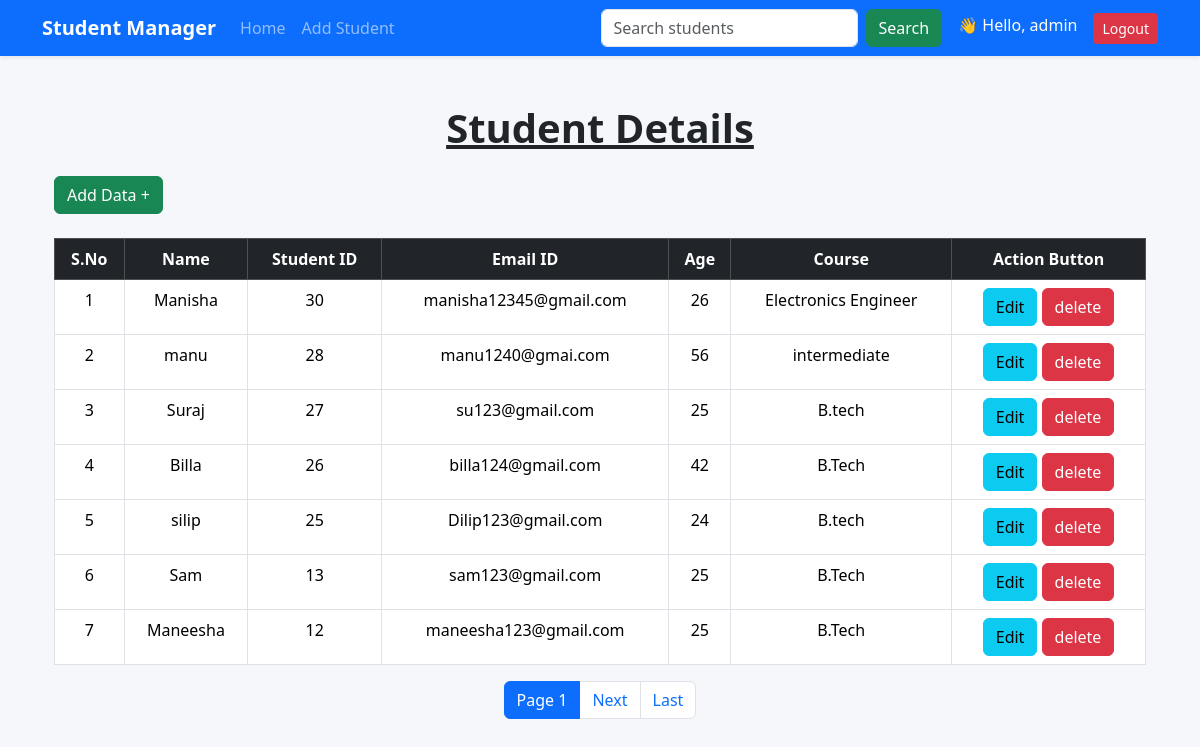
The app's page / (signed in) with its own data.
### stuapp/models.py (models this page shows)
class student_details(models.Model):
    name=models.CharField(max_length=100)
    emailId=models.EmailField()
    age=models.IntegerField()
    course=models.CharField(max_length=100)

### stuapp/views.py (the view)
# urls.py: path('',views.studentlist,name='list'),
def studentlist(request,id=None):
    data = student_details.objects.all().order_by('-id')
    paginator = Paginator(data, 7)
    page_number = request.GET.get('page')
    page_obj = paginator.get_page(page_number)
    return render(request, 'index.html', {'page_obj': page_obj})

### templates/index.html (shortened to what this page needs)
{% extends 'base.html' %}
    {% block content %}
    <div class="container mt-5">
      <h1 class="text-center mb-4">
        <b><u>Student Details</u></b>
      </h1>
      <div class="row">
        <div class="col-md-12">
          <a href="{% url 'form' %}" class="btn btn-success mb-4">Add Data +</a>
          <table class="table table-hover table-bordered text-center">
            <thead class="table-dark">
              <tr>
                <th>S.No</th>
                <th>Name</th>
                <th>Student ID</th>
                <th>Email ID</th>
                <th>Age</th>
                <th>Course</th>
                <th>Action Button</th>
              </tr>
            </thead>
            <tbody>
              {% for i in page_obj %}
              <tr>
                <td>{{ page_obj.start_index|add:forloop.counter0 }}</td>
                <td>{{ i.name }}</td>
                <td>{{ i.id }}</td>
                <td>{{ i.emailId }}</td>
                <td>{{ i.age }}</td>
                <td>{{ i.course }}</td>
                <td>
                  <a href="{% url 'updatedata' i.id %}" class="btn btn-info"
                    >Edit</a
                  >
                  <form
                    action="{% url 'deletedata' i.id %}"
                    method="post"
                    class="d-inline"
                  >
                    <input
                      type="submit"
                      class="btn btn-danger"
                      value="delete"
                    />
                  </form>
                </td>
              </tr>
              {% empty %}
              <tr>
                <td colspan="5" class="text-danger">
                  No student records found.
                </td>
              </tr>
              {% endfor %}
            </tbody>
          </table>
          <nav aria-label="Page navigation">
            <ul class="pagination justify-content-center">
              <li class="page-item active">
                <span class="page-link"> Page {{ page_obj.number }}</span>
              </li>
              {% if page_obj.has_next %}
              <li class="page-item">
                <a class="page-link" href="?page={{ page_obj.next_page_number }}">Next</a>
              </li>
              <li class="page-item">
                <a class="page-link" href="?page={{ page_obj.paginator.num_pages }}">Last</a>
              </li>
              {% endif %}
            </ul>
          </nav>
        </div>
      </div>
    </div>
    {% endblock %}

### templates/base.html (shortened to what this page needs)
 <!DOCTYPE html>
<html lang="en">
<head>
    <link href="https://cdn.jsdelivr.net/npm/bootstrap@5.3.2/dist/css/bootstrap.min.css" rel="stylesheet">
</head>
<body style="background-color: #f5f7fa;">
<nav class="navbar navbar-expand-lg navbar-dark bg-primary shadow-sm sticky-top">
  <div class="container">
    <a class="navbar-brand fw-bold" href="{% url 'list' %}">
        Student Manager
    </a>
    <div class="collapse navbar-collapse" id="navbarNav">
      <ul class="navbar-nav me-auto">
        <li class="nav-item">
          <a class="nav-link" href="{% url 'list' %}">Home</a>
        </li>
        <li class="nav-item">
          <a class="nav-link" href="{% url 'form' %}">Add Student</a>
        </li>
      </ul>
      <form class="d-flex me-3" action="{% url 'searchdata' %}" method="post">
        <input class="form-control me-2" type="search" name="q" placeholder="Search students">
        <button class="btn btn-success" type="submit">Search</button>
      </form>
      <ul class="navbar-nav">
        {% if user.is_authenticated %}
            <li class="nav-item">
                <span class="navbar-text text-white me-3">
                    👋 Hello, {{ user.username }}
                </span>
            </li>
            <li class="nav-item">
                <a class="btn btn-danger btn-sm" href="{% url 'logout' %}">
                    Logout
                </a>
            </li>
        {% endif %}
      </ul>
    </div>
  </div>
</nav>
<div class="container mt-4">
    {% block content %}
    {% endblock %}
</div>
</body>
</html>

### records on screen
student_details: start_index|add "1", name "Manisha", id "30", emailId "manisha12345@gmail.com", age "26", course "Electronics Engineer"
student_details: start_index|add "2", name "manu", id "28", emailId "manu1240@gmai.com", age "56", course "intermediate"
student_details: start_index|add "3", name "Suraj", id "27", emailId "su123@gmail.com", age "25", course "B.tech"
student_details: start_index|add "4", name "Billa", id "26", emailId "billa124@gmail.com", age "42", course "B.Tech"
student_details: start_index|add "5", name "silip", id "25", emailId "Dilip123@gmail.com", age "24", course "B.tech"
student_details: start_index|add "6", name "Sam", id "13", emailId "sam123@gmail.com", age "25", course "B.Tech"
student_details: start_index|add "7", name "Maneesha", id "12", emailId "maneesha123@gmail.com", age "25", course "B.Tech"

### other values on screen
{{ user.username }} "admin"
{{ page_obj.number }} "1"
